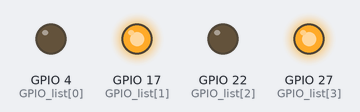
The program below on a simulated Raspberry Pi (BCM pin numbers). On the bench: output pins drawn as LEDs (lit = HIGH). The clock reads 2024-03-15 10:24:30 at power-on unless the program sets it; what the program prints to the terminal is not drawn.

Above: at 0.1 s.
Timing chart, 0 to 1.6 s (numbered marks = the images above):
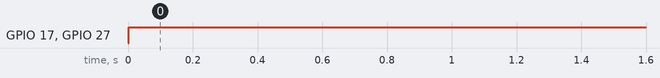

The program:

Spark_project_1.py
```python
# !usr/bin/python

# Pin allocation
# GPIO 4  -> Relay 1
# GPIO 17 -> Relay 2
# GPIO 22 -> Relay 3
# GPIO 27 -> Relay 4


# import necessary files
import RPi.GPIO as GPIO
from datetime import date, datetime
from time import sleep

GPIO_list = [4,17,22,27]

def read_config():
    """
    DOCSTRING: This function will read the config file and extract data
    return: will return a dictionary containing the configuration data
    """
    with open('config.txt', 'r') as config_file:
        content = config_file.readlines()

    device_log = {} # this dictionary will hold the configuration data extracted
    config_level = "" # this will hold the configuration level

    for line in content:
        line = line[:-1] # remove the new line character from the string

        if(line == "[FORCELOG]" or line == "[SHEDULE]"): config_level = line #look for the configuration level and update it

        if(config_level == '[FORCELOG]'):
            temp = line.split("=") # split the line by =
            if(len(temp) <= 1): continue # it is only worth only if split has two components

            device_log[temp[0]] = [int(temp[1]), "", ""] # build the dictionary

        if(config_level == '[SHEDULE]'):
            temp = line.split("=") # split the line by =
            if(len(temp) <= 1): continue # it is only worth only if split has two components

            device_log[temp[0]][1] = temp[1].split("-->")[0] # add start time
            device_log[temp[0]][2] = temp[1].split("-->")[1] # add start time

    return device_log

def setup_GPIOS():
    """
    DOCSTRING: This function will setup basic GPIO settings
    return: None
    """
    # set the numbring mode of the gpio pins
    GPIO.setmode(GPIO.BCM)
    # set GPIO pin for output
    for GPIO_pin in GPIO_list:
        GPIO.setup(GPIO_pin, GPIO.OUT)

def update_GPIO(config_data):
    """
    DOCSTRING: This function will update the GPIO pins within1 seconds
    """
    current_time = datetime.now() # get the current time from the system

    for key in config_data:
        relay_GPIO = GPIO_list[int(key[-1])] # devices are scrambles so get the id
        temp_config = config_data[key] # extract the configuration for the device

        # if the configuration says force on then on and continue
        if(temp_config[0]):
            GPIO.output(relay_GPIO, 0)
            print('Iot Sytem Status -># [+] {} Force Started'.format(key))
            continue

        # if configuration didnt forced to turn on check the time stamps
        else:
            if(temp_config[1] == "UNSHEDULED" or temp_config[1] == "UNSHEDULED"):
                print('Iot Sytem Status -># [-] {} not configured correctly!! Moving on'.format(key))
                GPIO.output(relay_GPIO, 1)

            else:
                try:
                    start_time = current_time.replace(hour=int(temp_config[1].split(":")[0]), minute= int(temp_config[1].split(":")[1]))
                    end_time = current_time.replace(hour=int(temp_config[2].split(":")[0]), minute= int(temp_config[2].split(":")[1]))

                    if(start_time < current_time and current_time < end_time):
                        GPIO.output(relay_GPIO, 0)
                        print('Iot Sytem Status -># [+] {} Started on Sheduled Time'.format(key))
                    else:
                        GPIO.output(relay_GPIO, 1)
                        print('Iot Sytem Status -># [+] {} Ended on Sheduled Time'.format(key))


                except:
                    print('Iot Sytem Status -># [-] {} not configured correctly!! Moving on'.format(key))
                    GPIO.output(relay_GPIO, 1)


def main():
    setup_GPIOS() # set GPIOs once

    while True:
        update_GPIO(read_config()) # read configuration and update GPIOS
        sleep(2) # sleep for 2 seconds

if __name__ == "__main__":

    try:
        main()
    except KeyboardInterrupt:
        exit()
```

Measured:
- by itself, GPIO 17 (GPIO_list[1]), GPIO 27 (GPIO_list[3]): LOW → HIGH at 0.00 s
